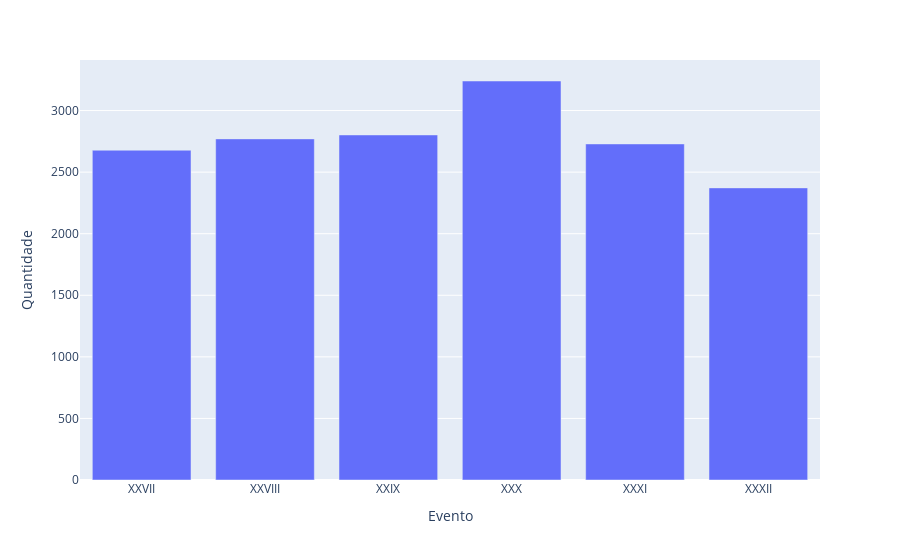

Write notebook code for a chart like this one.
### Markdown cell above
```python
fig = px.bar(dataframe, x='Coluna 1', y='Coluna 2')
```

### Code cell
# gráfico de barras com coluna x = Evento e y = Quantidade
fig = px.bar(df_evento, x='Evento', y='Quantidade') 

fig.show()

### Figure 1 — Plotly figure (JSON) as saved in the notebook; plotly's stock layout.template omitted (floating-point values rounded to 4 significant figures)
{"data": [{"alignmentgroup": "True", "hovertemplate": "Evento=%{x}<br>Quantidade=%{y}<extra></extra>", "legendgroup": "", "marker": {"color": "#636efa", "pattern": {"shape": ""}}, "name": "", "offsetgroup": "", "orientation": "v", "showlegend": false, "textposition": "auto", "type": "bar", "x": ["XXVII", "XXVIII", "XXIX", "XXX", "XXXI", "XXXII"], "xaxis": "x", "y": [2678, 2770, 2802, 3240, 2729, 2372], "yaxis": "y"}], "layout": {"barmode": "relative", "legend": {"tracegroupgap": 0}, "margin": {"t": 60}, "xaxis": {"anchor": "y", "domain": [0, 1], "title": {"text": "Evento"}}, "yaxis": {"anchor": "x", "domain": [0, 1], "title": {"text": "Quantidade"}}}}
